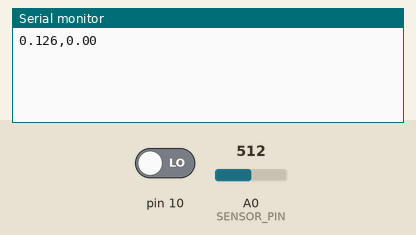
Recording of a sketch running on a simulated Arduino Uno, built with avr-gcc and run on an emulated ATmega328P. Parts: the last lines printed to the serial monitor. Inputs (shaded band) come from the test bench; at power-on: A0 (SENSOR_PIN) = 512, pin 10 LOW.

Above: at 1.2 s.
1.3 s: A0 (SENSOR_PIN) set to 716
At 2.7 s:
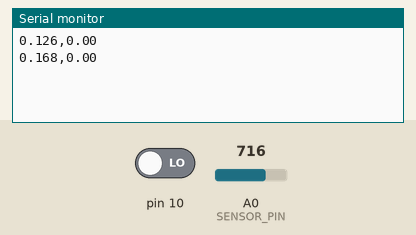
2.8 s: A0 (SENSOR_PIN) set to 900
At 3.9 s:
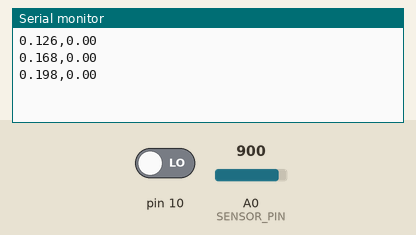
Timing chart, 0 to 5.8 s (numbered marks = the images above; inputs shaded):
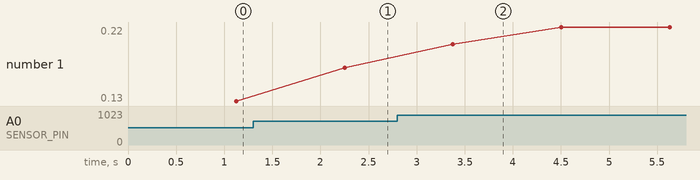

Measured:
- after the input at 1.3 s, the serial monitor: prints a new line after 0.95 s (image 1)
- after the input at 2.8 s, the serial monitor: prints a new line after 0.58 s (image 2)
- plotted number 1: 0.13 → 0.17 after the input at 1.3 s, 0.17 → 0.22 after the input at 2.8 s

The sketch:

CAPSTONE_ARDUINO.ino
```cpp
#include <IRSensor.h>

// Constants
const int SENSOR_PIN = A0;  // Input pin for measuring Vout
const int RS = 10;          // Shunt resistor value (in ohms)
const int VOLTAGE_REF = 5;  // Reference voltage for analog read

// Global Variables
float sensorValue;   // Variable to store value from analog read
float current;       // Calculated current value
float holdingCurrent; // Sum of current since last reading
int counter = 0;

IRSensor* ir;

void setup() {

  // Initialize serial monitor
  Serial.begin(9600);
  ir = new IRSensor(10, 500, 1.0);
  ir->Begin();

  holdingCurrent = 0;
}

void loop() {

  ir->Loop();
  // Read a value from the INA169 board
  sensorValue = analogRead(SENSOR_PIN);

  // Remap the ADC value into a voltage number (5V reference)
  sensorValue = (sensorValue * VOLTAGE_REF) / 1023;

  // Follow the equation given by the INA169 datasheet to
  // determine the current flowing through RS. Assume RL = 10k
  // Is = (Vout x 1k) / (RS x RL)
  current = sensorValue / (1000 * RS);
  holdingCurrent += current;

  // Output value (in amps) to the serial monitor to 3 decimal
  // places
  if(counter > ir->GetRate()){
  Serial.print(holdingCurrent, 3);
  Serial.print(",");
  Serial.print(ir->GetRPM()/1);
  Serial.println("");
  counter = 0;
  holdingCurrent = 0;
  }

  counter++;
  // Delay program for a few milliseconds
  delay(1000.0 / ir->GetRate());

}
```

IRSensor.h
```cpp
#ifndef IRSensor_h
#define IRSensor_h

#include "Arduino.h"

class IRSensor{
    public:
    IRSensor(int pin, int rate, double window);
    void Begin();
    void Stop();
    int GetReading();
    int GetRate();
    double GetRPM();
    void Loop();

    private:
    void AddReading(bool reading);
    void UpdateLatest();

    int _latestReading;
    int _pin;
    int _rate;
    double _window;
    bool *_scans_done, *_scans_live;
    double _deltaTime;
    int _size;
    int _top;
    int *_avgReadings;
    int _avgTop;
    int _avgSize;
    double _avgRPM;
};

#endif
```
